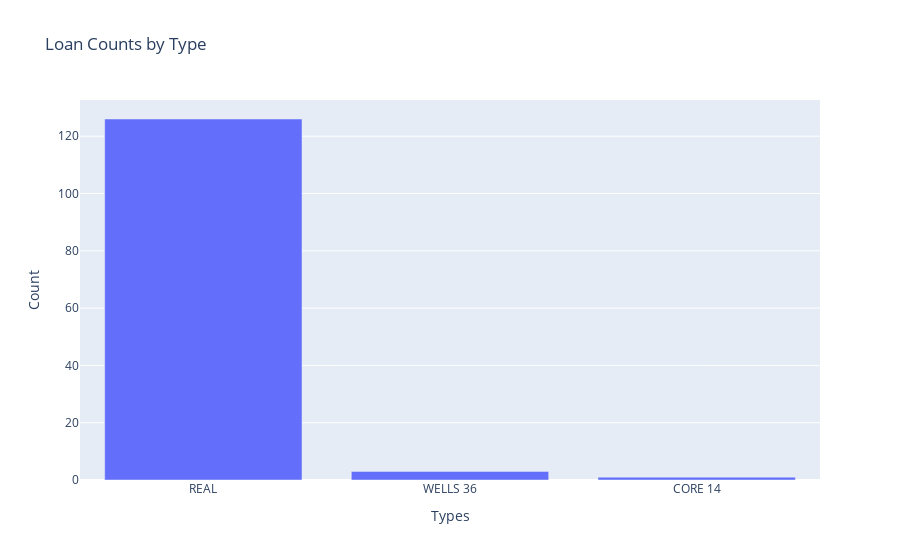

Notebook source saved alongside this figure:
### Code cell
import plotly.graph_objs as go

x = df['name']
y = df['count']

# Create traces
trace1 = go.Bar(x=x, y=y, name='Count')

# Create layout
layout = go.Layout(title='Loan Counts by Type', xaxis=dict(title='Types'), yaxis=dict(title='Count'))

# Create figure and plot
fig = go.Figure(data=[trace1], layout=layout)
fig.show()

### Figure 1 — Plotly figure (JSON) as saved in the notebook; plotly's stock layout.template omitted (floating-point values rounded to 4 significant figures)
{"data": [{"name": "Count", "type": "bar", "x": ["REAL", "WELLS 36", "CORE 14"], "y": [126, 3, 1]}], "layout": {"title": {"text": "Loan Counts by Type"}, "xaxis": {"title": {"text": "Types"}}, "yaxis": {"title": {"text": "Count"}}}}
